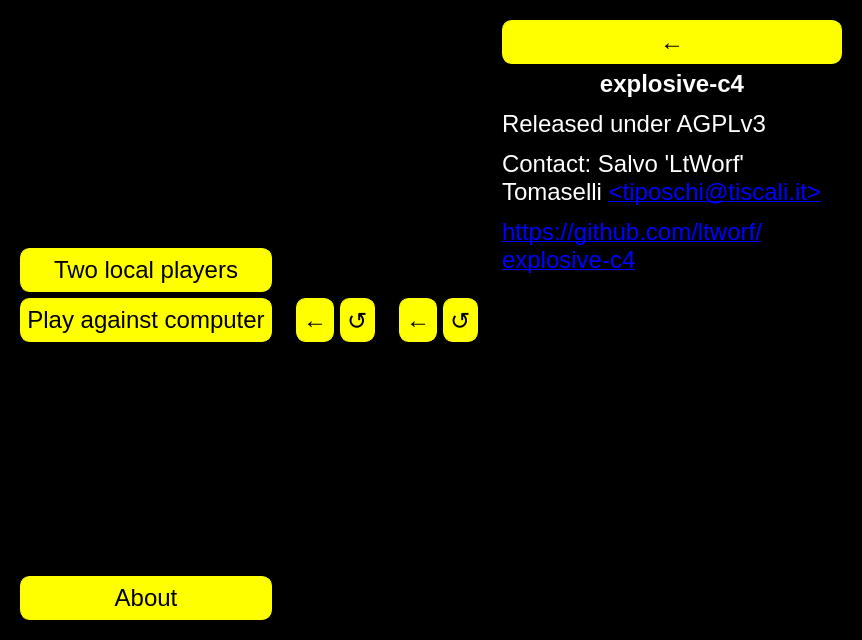
<?xml version="1.0" encoding="UTF-8"?>
<ui version="4.0">
 <class>MainUI</class>
 <widget class="QWidget" name="MainUI">
  <property name="geometry">
   <rect>
    <x>0</x>
    <y>0</y>
    <width>862</width>
    <height>640</height>
   </rect>
  </property>
  <property name="windowTitle">
   <string>explosive-c4</string>
  </property>
  <property name="styleSheet">
   <string notr="true">* {
background-color: black;
color: white;
font: 24px;
}

QPushButton:disabled {
background-color: rgb(67, 67, 67);
border-color: rgb(67, 67, 67);
}



QPushButton {
color: black;
background-color: yellow;

border-width: 1px;
border-color: yellow;
border-style: solid;

border-radius: 10px;

min-width: 3em;
min-height: 30px;
padding: 6px;
}

QPushButton:pressed {
background-color: rgb(255, 193, 0);
border-color: rgb(255, 193, 0);
}

QPushButton:hover {
border-color: rgb(255, 193, 0);
}

QPushButton:default {
background-color: rgb(255, 255, 255);
}</string>
  </property>
  <property name="locale">
   <locale language="English" country="UnitedStates"/>
  </property>
  <layout class="QHBoxLayout" name="horizontalLayout_2">
   <item>
    <widget class="QFrame" name="frmInitial">
     <property name="frameShape">
      <enum>QFrame::NoFrame</enum>
     </property>
     <property name="frameShadow">
      <enum>QFrame::Plain</enum>
     </property>
     <property name="lineWidth">
      <number>0</number>
     </property>
     <layout class="QVBoxLayout" name="verticalLayout">
      <item>
       <spacer name="verticalSpacer_4">
        <property name="orientation">
         <enum>Qt::Vertical</enum>
        </property>
        <property name="sizeHint" stdset="0">
         <size>
          <width>20</width>
          <height>24</height>
         </size>
        </property>
       </spacer>
      </item>
      <item>
       <widget class="QPushButton" name="cmdLocalGame">
        <property name="focusPolicy">
         <enum>Qt::NoFocus</enum>
        </property>
        <property name="locale">
         <locale language="English" country="UnitedStates"/>
        </property>
        <property name="text">
         <string>Two local players</string>
        </property>
        <property name="autoDefault">
         <bool>false</bool>
        </property>
        <property name="flat">
         <bool>false</bool>
        </property>
       </widget>
      </item>
      <item>
       <widget class="QPushButton" name="cmdIAGame">
        <property name="focusPolicy">
         <enum>Qt::NoFocus</enum>
        </property>
        <property name="locale">
         <locale language="English" country="UnitedStates"/>
        </property>
        <property name="text">
         <string>Play against computer</string>
        </property>
        <property name="autoDefault">
         <bool>false</bool>
        </property>
        <property name="flat">
         <bool>false</bool>
        </property>
       </widget>
      </item>
      <item>
       <spacer name="verticalSpacer_3">
        <property name="orientation">
         <enum>Qt::Vertical</enum>
        </property>
        <property name="sizeHint" stdset="0">
         <size>
          <width>20</width>
          <height>28</height>
         </size>
        </property>
       </spacer>
      </item>
      <item>
       <widget class="QPushButton" name="cmdAbout">
        <property name="focusPolicy">
         <enum>Qt::NoFocus</enum>
        </property>
        <property name="text">
         <string>About</string>
        </property>
       </widget>
      </item>
     </layout>
    </widget>
   </item>
   <item>
    <widget class="QFrame" name="frmAIGame">
     <property name="frameShape">
      <enum>QFrame::NoFrame</enum>
     </property>
     <property name="frameShadow">
      <enum>QFrame::Plain</enum>
     </property>
     <layout class="QVBoxLayout" name="verticalLayout_2">
      <item>
       <layout class="QHBoxLayout" name="horizontalLayout_3">
        <item>
         <widget class="QPushButton" name="cmdLocalBackAI">
          <property name="focusPolicy">
           <enum>Qt::NoFocus</enum>
          </property>
          <property name="text">
           <string>←</string>
          </property>
         </widget>
        </item>
        <item>
         <widget class="QPushButton" name="cmdNewAIGame">
          <property name="focusPolicy">
           <enum>Qt::NoFocus</enum>
          </property>
          <property name="text">
           <string>↺</string>
          </property>
         </widget>
        </item>
       </layout>
      </item>
     </layout>
    </widget>
   </item>
   <item>
    <widget class="QFrame" name="frmLocalGame">
     <property name="frameShape">
      <enum>QFrame::NoFrame</enum>
     </property>
     <property name="frameShadow">
      <enum>QFrame::Plain</enum>
     </property>
     <layout class="QVBoxLayout" name="verticalLayout_3">
      <item>
       <layout class="QHBoxLayout" name="horizontalLayout">
        <item>
         <widget class="QPushButton" name="cmdLocalBack">
          <property name="focusPolicy">
           <enum>Qt::NoFocus</enum>
          </property>
          <property name="text">
           <string>←</string>
          </property>
         </widget>
        </item>
        <item>
         <widget class="QPushButton" name="cmdNewLocalGame">
          <property name="focusPolicy">
           <enum>Qt::NoFocus</enum>
          </property>
          <property name="text">
           <string>↺</string>
          </property>
         </widget>
        </item>
       </layout>
      </item>
     </layout>
    </widget>
   </item>
   <item>
    <widget class="QFrame" name="frmAbout">
     <property name="frameShape">
      <enum>QFrame::NoFrame</enum>
     </property>
     <property name="frameShadow">
      <enum>QFrame::Plain</enum>
     </property>
     <layout class="QVBoxLayout" name="verticalLayout_4">
      <item>
       <widget class="QPushButton" name="cmdAboutBack">
        <property name="focusPolicy">
         <enum>Qt::NoFocus</enum>
        </property>
        <property name="text">
         <string>←</string>
        </property>
       </widget>
      </item>
      <item>
       <widget class="QLabel" name="label">
        <property name="text">
         <string>&lt;html&gt;&lt;head/&gt;&lt;body&gt;
&lt;p align=&quot;center&quot;&gt;&lt;span style=&quot; font-weight:600;&quot;&gt;explosive-c4&lt;/span&gt;&lt;/p&gt;
&lt;p&gt;Released under AGPLv3&lt;/p&gt;
&lt;p&gt;Contact: Salvo 'LtWorf' Tomaselli &lt;a href=&quot;mailto:tiposchi@tiscali.it&quot;&gt;&amp;lt;tiposchi@tiscali.it&amp;gt;&lt;/a&gt; &lt;/p&gt;
&lt;p&gt;&lt;a href=&quot;https://github.com/ltworf/explosive-c4&quot;&gt;https://github.com/ltworf/explosive-c4&lt;/a&gt;&lt;/p&gt;
&lt;/body&gt;&lt;/html&gt;</string>
        </property>
        <property name="wordWrap">
         <bool>true</bool>
        </property>
       </widget>
      </item>
      <item>
       <spacer name="verticalSpacer">
        <property name="orientation">
         <enum>Qt::Vertical</enum>
        </property>
        <property name="sizeHint" stdset="0">
         <size>
          <width>20</width>
          <height>313</height>
         </size>
        </property>
       </spacer>
      </item>
     </layout>
    </widget>
   </item>
  </layout>
 </widget>
 <resources/>
 <connections>
  <connection>
   <sender>cmdLocalBack</sender>
   <signal>clicked()</signal>
   <receiver>frmLocalGame</receiver>
   <slot>hide()</slot>
   <hints>
    <hint type="sourcelabel">
     <x>292</x>
     <y>163</y>
    </hint>
    <hint type="destinationlabel">
     <x>307</x>
     <y>194</y>
    </hint>
   </hints>
  </connection>
  <connection>
   <sender>cmdLocalBack</sender>
   <signal>clicked()</signal>
   <receiver>frmInitial</receiver>
   <slot>show()</slot>
   <hints>
    <hint type="sourcelabel">
     <x>270</x>
     <y>163</y>
    </hint>
    <hint type="destinationlabel">
     <x>137</x>
     <y>247</y>
    </hint>
   </hints>
  </connection>
  <connection>
   <sender>cmdLocalGame</sender>
   <signal>clicked()</signal>
   <receiver>frmInitial</receiver>
   <slot>hide()</slot>
   <hints>
    <hint type="sourcelabel">
     <x>131</x>
     <y>69</y>
    </hint>
    <hint type="destinationlabel">
     <x>192</x>
     <y>110</y>
    </hint>
   </hints>
  </connection>
  <connection>
   <sender>cmdLocalGame</sender>
   <signal>clicked()</signal>
   <receiver>frmLocalGame</receiver>
   <slot>show()</slot>
   <hints>
    <hint type="sourcelabel">
     <x>67</x>
     <y>66</y>
    </hint>
    <hint type="destinationlabel">
     <x>244</x>
     <y>190</y>
    </hint>
   </hints>
  </connection>
  <connection>
   <sender>cmdLocalBackAI</sender>
   <signal>clicked()</signal>
   <receiver>frmInitial</receiver>
   <slot>show()</slot>
   <hints>
    <hint type="sourcelabel">
     <x>243</x>
     <y>433</y>
    </hint>
    <hint type="destinationlabel">
     <x>200</x>
     <y>258</y>
    </hint>
   </hints>
  </connection>
  <connection>
   <sender>cmdLocalBackAI</sender>
   <signal>clicked()</signal>
   <receiver>frmAIGame</receiver>
   <slot>hide()</slot>
   <hints>
    <hint type="sourcelabel">
     <x>200</x>
     <y>422</y>
    </hint>
    <hint type="destinationlabel">
     <x>187</x>
     <y>449</y>
    </hint>
   </hints>
  </connection>
  <connection>
   <sender>cmdIAGame</sender>
   <signal>clicked()</signal>
   <receiver>frmAIGame</receiver>
   <slot>show()</slot>
   <hints>
    <hint type="sourcelabel">
     <x>135</x>
     <y>148</y>
    </hint>
    <hint type="destinationlabel">
     <x>178</x>
     <y>371</y>
    </hint>
   </hints>
  </connection>
  <connection>
   <sender>cmdIAGame</sender>
   <signal>clicked()</signal>
   <receiver>frmInitial</receiver>
   <slot>hide()</slot>
   <hints>
    <hint type="sourcelabel">
     <x>106</x>
     <y>142</y>
    </hint>
    <hint type="destinationlabel">
     <x>55</x>
     <y>233</y>
    </hint>
   </hints>
  </connection>
  <connection>
   <sender>cmdAbout</sender>
   <signal>clicked()</signal>
   <receiver>frmAbout</receiver>
   <slot>show()</slot>
   <hints>
    <hint type="sourcelabel">
     <x>66</x>
     <y>599</y>
    </hint>
    <hint type="destinationlabel">
     <x>531</x>
     <y>319</y>
    </hint>
   </hints>
  </connection>
  <connection>
   <sender>cmdAbout</sender>
   <signal>clicked()</signal>
   <receiver>frmInitial</receiver>
   <slot>hide()</slot>
   <hints>
    <hint type="sourcelabel">
     <x>66</x>
     <y>599</y>
    </hint>
    <hint type="destinationlabel">
     <x>66</x>
     <y>319</y>
    </hint>
   </hints>
  </connection>
  <connection>
   <sender>cmdAboutBack</sender>
   <signal>clicked()</signal>
   <receiver>frmAbout</receiver>
   <slot>hide()</slot>
   <hints>
    <hint type="sourcelabel">
     <x>496</x>
     <y>167</y>
    </hint>
    <hint type="destinationlabel">
     <x>559</x>
     <y>319</y>
    </hint>
   </hints>
  </connection>
  <connection>
   <sender>cmdAboutBack</sender>
   <signal>clicked()</signal>
   <receiver>frmInitial</receiver>
   <slot>show()</slot>
   <hints>
    <hint type="sourcelabel">
     <x>496</x>
     <y>167</y>
    </hint>
    <hint type="destinationlabel">
     <x>66</x>
     <y>319</y>
    </hint>
   </hints>
  </connection>
 </connections>
</ui>
